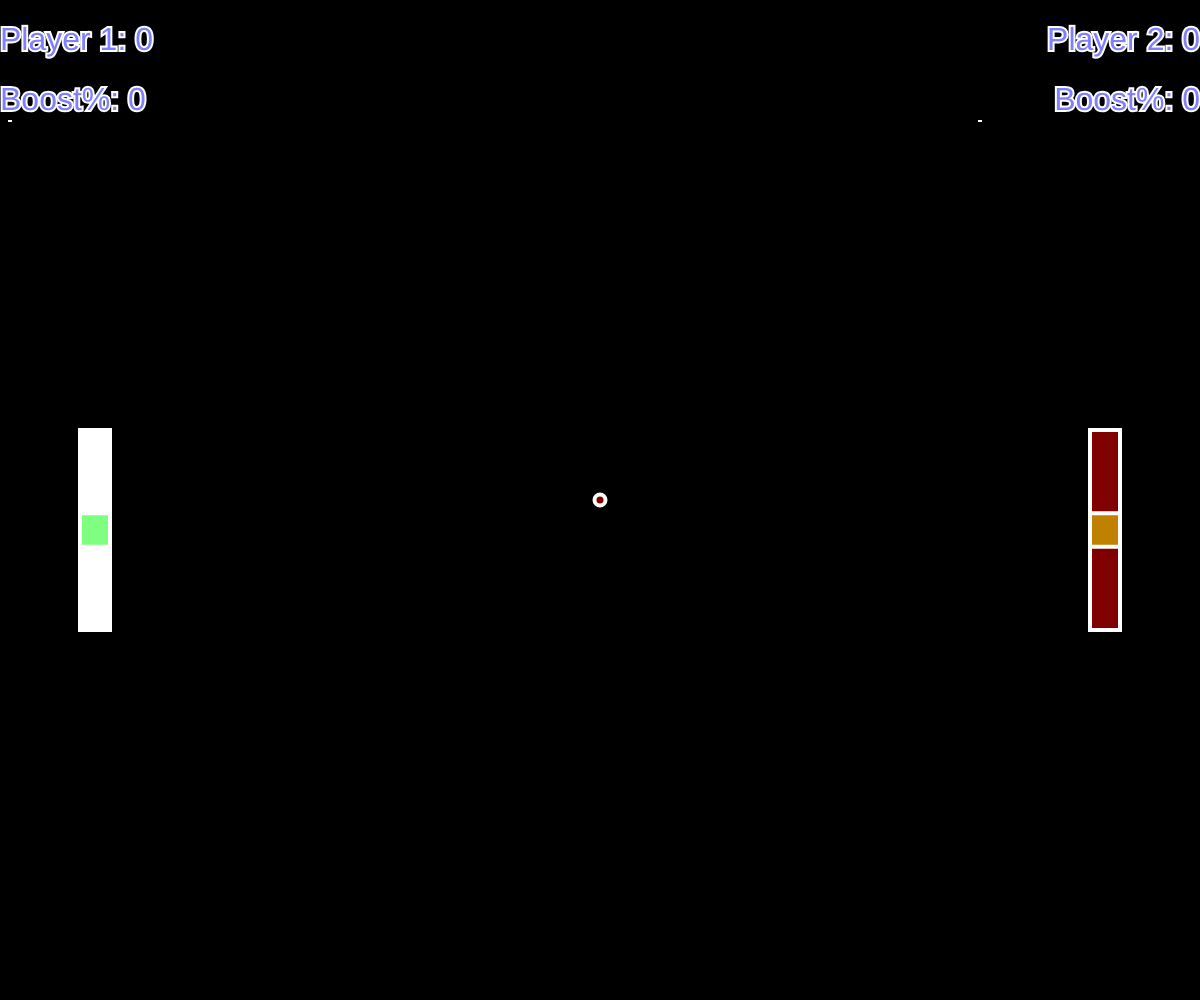
Frame 1 (no input)
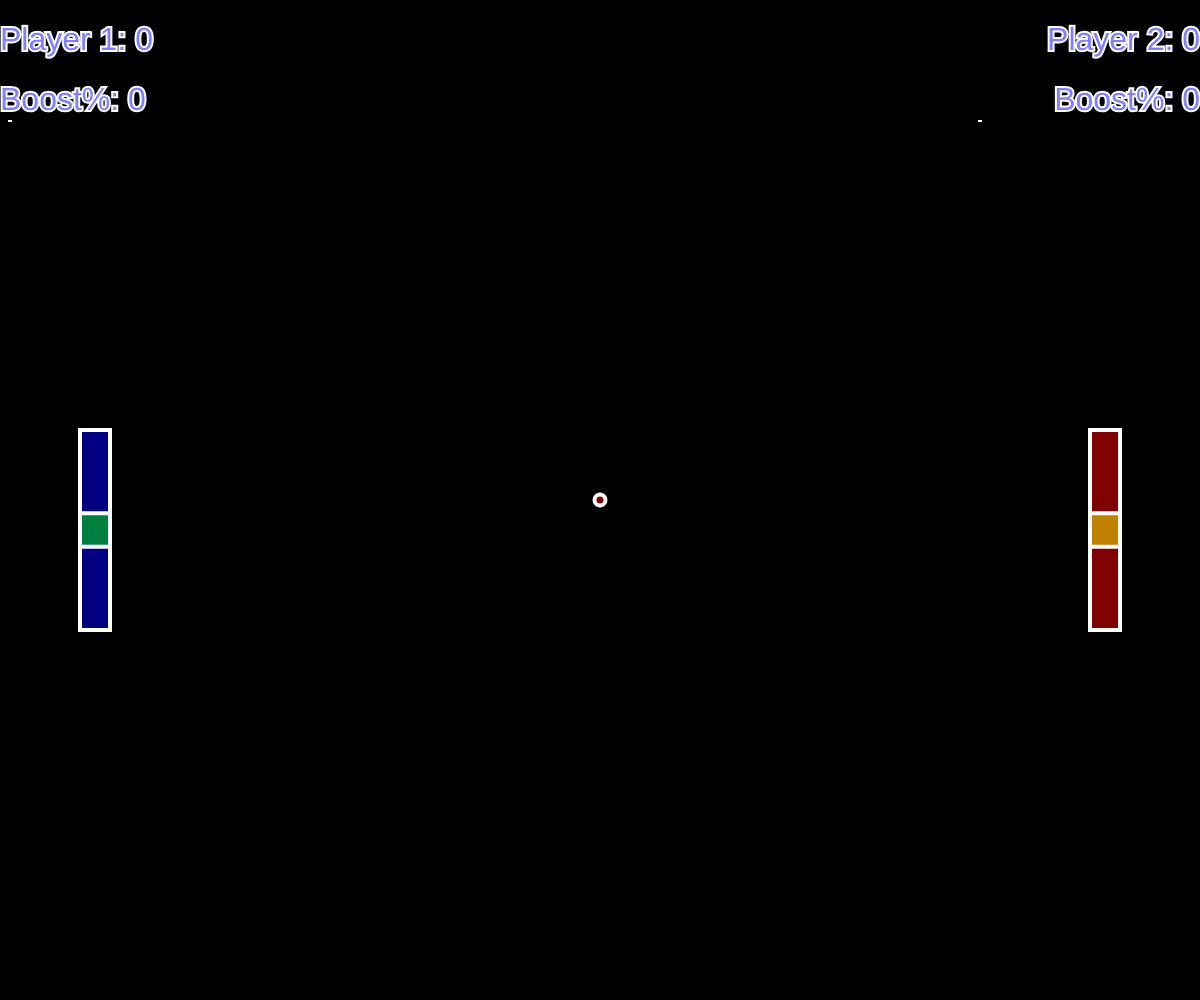
Frame 60 (no input)
Frame 120 (the mouse pressed at the canvas centre since frame 60): identical to frame 60, image omitted

The p5.js sketch that drew these frames (run headless with seeded random() and noise() and a simulated clock; from frame 60 on, the mouse is pressed at the canvas centre):

// p5.js sketch
// ── sketch.js
//Pong
var isPaused = false;
var paddleSpeed = 9;
var bounceCount = 0;   
		var boostMeter1 = 0;	// My intelligence level
		var boostMeter2 = 0;	// isn't high enough
		var boostCount1 = 0;	// to find a simplar solution.
		var boostCount2 = 0;	// Gotta wait for my next level up and use my points much more wisely.
var paddleLeft = {
	length: 0,
	x:80,
	y:0,
	thickness:30,
	direction:0,
	score:0,
	level:0,
	boostOn:false
};

var paddleRight = {
	length: 0,
	x:80,
	y:0,
	thickness:30,
	direction:0,
	score:0,
	level:0,
	boostOn:false
};

var ball = {
	x:0,
	y:0,
	speed: 10,
	xSpeed: -6,
	ySpeed: 8,
	radius:11
};




function setup() {
	angleMode(DEGREES);
	createCanvas(windowWidth,windowHeight);
	paddleLeft.length = windowHeight/5.0;
	paddleRight.length = paddleLeft.length;
	paddleLeft.y = windowHeight/2.0 - 70;
	paddleRight.y = paddleLeft.y;
	paddleRight.x = windowWidth - 80 - paddleRight.thickness;
	ball.x = windowWidth/2.0;
	ball.y = windowHeight/2.0;
	randomSeed(70);
	var degree = random(30,61);
	ball.xSpeed = cos(degree) * ball.speed;
	ball.ySpeed = sin(degree) * ball.speed;
	isPaused = true;
}

function draw() {
	background(0);
	stroke(255);
	strokeWeight(4);


	if(!isPaused){
	if((paddleLeft.direction < 0 && paddleLeft.y >=0) || (paddleLeft.direction > 0 && paddleLeft.y + paddleLeft.length < windowHeight)){
		paddleLeft.y+= paddleLeft.direction;
	}
	
	if((paddleRight.direction < 0 && paddleRight.y >=0) || (paddleRight.direction > 0 && paddleRight.y + paddleRight.length < windowHeight)){
		paddleRight.y+= paddleRight.direction;
	}
	ball.x+=ball.xSpeed;
	ball.y+=ball.ySpeed;

	if(ball.y > windowHeight){
		ball.y = windowHeight;
		ball.ySpeed *= -1;
	}

	if(ball.y < 0){
		ball.y =0;
		ball.ySpeed *= -1;
	}

	if((ball.x + ball.radius > paddleLeft.x && ball.x - ball.radius < paddleLeft.x + paddleLeft.thickness) && ball.y > paddleLeft.y  && ball.y < paddleLeft.y+ paddleLeft.length){
		var degree = -1 * ((paddleLeft.y + paddleLeft.length/2) - ball.y) / (paddleLeft.length/2) * 60;//Calculates distance from the middle of the paddle and maps it on value 0-60.
		if(paddleLeft.boostOn == true){			//The sweet spot is now achieved by getting your Boost Percent higher
			if(degree > -10 && degree < 10){	//The player will only have 1 try to get that shot. Totally not being lazy or anything.
				ball.speed *= 1.5;
			}
			paddleLeft.boostOn = false;
		}
		ball.xSpeed = ball.speed * cos(degree);
		ball.ySpeed = ball.speed * sin(degree);
		boostCount1++;
		bounceCount++;
	}


	if(ball.x + ball.radius > paddleRight.x && ball.x - ball.radius < paddleRight.x + paddleRight.thickness && ball.y > paddleRight.y  && ball.y < paddleRight.y+ paddleRight.length){
		var degree = -1 * ((paddleRight.y + paddleRight.length/2) - ball.y) / (paddleRight.length/2) * 60;//Calculates distance from the middle of the paddle and maps it on value 0-60.
		if(paddleRight.boostOn == true){		//The sweet spot is now achieved by getting your Boost Percent higher
			if(degree > -10 && degree < 10){
				ball.speed *= 1.5;
			}
			paddleRight.boostOn = false;
		}
		ball.xSpeed = -1 * ball.speed * cos(degree);
		ball.ySpeed = ball.speed * sin(degree);

		boostCount2++;
		bounceCount++;
	}

	if(bounceCount === 5){
		ball.speed *= 1.19;				//Played around with the value, I think this is suitable
		paddleSpeed *= 1.05;			//Having the paddle move a lil faster gets fun!
		bounceCount = 0;
	}
	
	if(boostCount1 === 5){
		
		boostCount1 = 0;
		if(paddleLeft.level < 100){		//Makes sure it doesn't exceeds over 100.
			paddleLeft.level += 5;		//Every 5 hits will give 5 percent for the boost
		}
	}
	if(boostCount2 === 5){				//Take a wild guess
		boostCount2 = 0;
		if(paddleRight.level < 100){
			paddleRight.level += 5;
		}
	}
	
	

	if(ball.x - ball.radius/2 > windowWidth){
		paddleLeft.score +=1;					
		paddleLeft.level += 12;						//The meter will jump up 12 points
		ball.x = windowWidth/2;
		ball.y = windowHeight/2
		ball.speed = 10;
		paddleSpeed = 9;						//Reset the Paddle Speed
		paddleLeft.y = (windowHeight/2) - 70;	//Changed the starting position so the Paddle lines up with the ball
		paddleRight.y = paddleLeft.y;
		var degree = random(-60,61);
		var leftRight = random(0,2);
		ball.xSpeed = cos(degree) * ball.speed * -1;
		ball.ySpeed = sin(degree) * ball.speed;
		
		if(paddleLeft.level > 100){					//Meter will remain 100
		paddleLeft.level = 100;
		}
		
		isPaused = true;						//Paused the game for every score
	}

	if(ball.x + ball.radius/2 < 0){
		paddleRight.score +=1;							
		paddleRight.level += 12;				//The meter will jump up 12 points
		ball.x = windowWidth/2;
		ball.y = windowHeight/2;
		ball.speed = 10;
		paddleSpeed = 9;						//Reset the Paddle Speed
		paddleLeft.y = (windowHeight/2) - 70;	//Changed the starting position so the Paddle lines up with the ball
		paddleRight.y = paddleLeft.y;
		var degree = random(-60,61);
		ball.xSpeed = cos(degree) * ball.speed;
		ball.ySpeed = sin(degree) * ball.speed;
		
		if(paddleRight.level > 100){					//Meter will remain at 100
		
		paddleRight.level = 100;
		}
		
		isPaused = true;						//Paused the game for every score
	}
}

	rect(paddleLeft.x, paddleLeft.y, paddleLeft.thickness, paddleLeft.length);
	fill('rgba(100%,0%,0%,0.5)');			
	rect(paddleRight.x, paddleRight.y, paddleRight.thickness, paddleRight.length);//Changed this to red Paddle
	ellipse(ball.x,ball.y,ball.radius,ball.radius);
	fill('rgba(100%,100%,0%,0.5)');		//Yellow in the middle for Red
	rect(paddleRight.x,paddleRight.y + paddleRight.length/2 - paddleRight.length/12, paddleRight.thickness, paddleRight.length/6);
	fill('rgba(0%,100%,0%,0.5)');		//Green in the middle for the Blue
	rect(paddleLeft.x,paddleLeft.y + paddleLeft.length/2 - paddleLeft.length/12, paddleLeft.thickness, paddleLeft.length/6);
	fill('rgba(0%,0%,100%,0.5)');		//This is the blue baddle!
	textSize(32);
	textAlign(LEFT);
	text("Player 1: " + paddleLeft.score , 0,50);
	text("Boost%: " + paddleLeft.level, 0,110);
	rect(10, 120, paddleLeft.level, 2);	//Boost Meter (LEFT)
	textAlign(RIGHT)
	text("Player 2: " + paddleRight.score, windowWidth,50)
	text("Boost%: " + paddleRight.level, windowWidth,110);
	rect(windowWidth - 220, 120, paddleRight.level, 2);	//Boost Meter (RIGHT)
	
	
	


}

function keyPressed() {										//Noticed when holding W, S won't work until you let go of W.
  if (keyIsDown(87)) {										//But You can hold S and go up right away by pressing W
    paddleLeft.direction = -paddleSpeed;					//But when you let go of W while still holding S, you still go up
  } 														//I think we might need to use a different way for checkin the controls xd
  else if (keyIsDown(83)) {
    paddleLeft.direction = paddleSpeed;
  }
  if(keyIsDown(73)){
  	paddleRight.direction = -paddleSpeed;
  }
  else if(keyIsDown(75)){
  	paddleRight.direction = paddleSpeed;
  }
    if(keyCode == 88){				//In the future, this can activate tht sweet spot.
	  if(paddleLeft.level >= 100){	//Just incase paddleLeft.level somehow goes above 100.
			paddleLeft.level = 0;	
			paddleLeft.boostOn = true;
	  }
	}
	
	if(keyCode == 188){
		if(paddleRight.level >= 100){
			paddleRight.level = 0;
			paddleRight.boostOn = true;
		}
	}

  if(keyCode == 32){
  	if(isPaused){
  		isPaused = false;
  	}else{
  		isPaused = true;
  	}
  }
  return false; // prevent default
  

  
}

function keyReleased(){
	if(!keyIsDown(87) && !keyIsDown(83)){
		paddleLeft.direction = 0;
	}

	if(!keyIsDown(73) && !keyIsDown(75)){
		paddleRight.direction = 0;
	}
	
}
